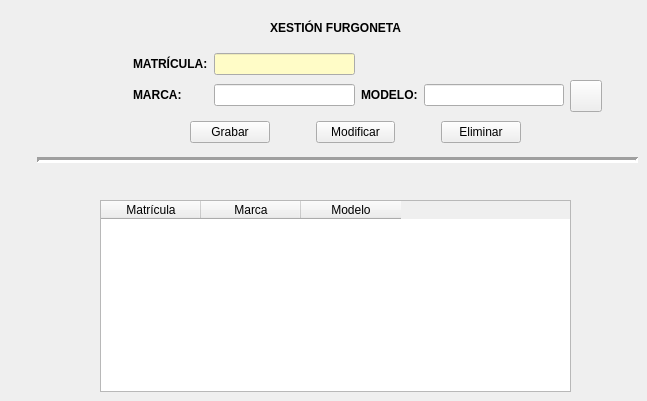
        <widget class="QWidget" name="furgonetas">
         <attribute name="title">
          <string>FURGONETAS</string>
         </attribute>
         <widget class="QLabel" name="lblXesFurgo_4">
          <property name="geometry">
           <rect>
            <x>270</x>
            <y>20</y>
            <width>131</width>
            <height>16</height>
           </rect>
          </property>
          <property name="font">
           <font>
            <weight>75</weight>
            <bold>true</bold>
           </font>
          </property>
          <property name="text">
           <string>XESTIÓN FURGONETAS</string>
          </property>
         </widget>
         <widget class="QWidget" name="layoutWidget_5">
          <property name="geometry">
           <rect>
            <x>133</x>
            <y>50</y>
            <width>431</width>
            <height>61</height>
           </rect>
          </property>
          <layout class="QGridLayout" name="gridLayout_10">
           <item row="0" column="1">
            <widget class="QLineEdit" name="txtMatricula">
             <property name="palette">
              <palette>
               <active>
                <colorrole role="Base">
                 <brush brushstyle="SolidPattern">
                  <color alpha="255">
                   <red>255</red>
                   <green>252</green>
                   <blue>199</blue>
                  </color>
                 </brush>
                </colorrole>
               </active>
               <inactive>
                <colorrole role="Base">
                 <brush brushstyle="SolidPattern">
                  <color alpha="255">
                   <red>255</red>
                   <green>252</green>
                   <blue>199</blue>
                  </color>
                 </brush>
                </colorrole>
               </inactive>
               <disabled>
                <colorrole role="Base">
                 <brush brushstyle="SolidPattern">
                  <color alpha="255">
                   <red>240</red>
                   <green>240</green>
                   <blue>240</blue>
                  </color>
                 </brush>
                </colorrole>
               </disabled>
              </palette>
             </property>
            </widget>
           </item>
           <item row="0" column="0">
            <widget class="QLabel" name="lblMatricula_5">
             <property name="font">
              <font>
               <weight>75</weight>
               <bold>true</bold>
              </font>
             </property>
             <property name="text">
              <string>MATRÍCULA:</string>
             </property>
            </widget>
           </item>
           <item row="1" column="1">
            <widget class="QLineEdit" name="txtMarca"/>
           </item>
           <item row="1" column="0">
            <widget class="QLabel" name="lblMarca_5">
             <property name="font">
              <font>
               <weight>75</weight>
               <bold>true</bold>
              </font>
             </property>
             <property name="text">
              <string>MARCA:</string>
             </property>
            </widget>
           </item>
           <item row="1" column="2">
            <widget class="QLabel" name="lblModelo_5">
             <property name="font">
              <font>
               <weight>75</weight>
               <bold>true</bold>
              </font>
             </property>
             <property name="text">
              <string>MODELO:</string>
             </property>
            </widget>
           </item>
           <item row="1" column="3">
            <widget class="QLineEdit" name="txtModelo"/>
           </item>
          </layout>
         </widget>
         <widget class="QTableWidget" name="tabFurgo">
          <property name="geometry">
           <rect>
            <x>100</x>
            <y>200</y>
            <width>471</width>
            <height>192</height>
           </rect>
          </property>
          <column>
           <property name="text">
            <string>Matrícula</string>
           </property>
          </column>
          <column>
           <property name="text">
            <string>Marca</string>
           </property>
          </column>
          <column>
           <property name="text">
            <string>Modelo</string>
           </property>
          </column>
         </widget>
         <widget class="Line" name="line_4">
          <property name="geometry">
           <rect>
            <x>37</x>
            <y>150</y>
            <width>601</width>
            <height>21</height>
           </rect>
          </property>
          <property name="lineWidth">
           <number>3</number>
          </property>
          <property name="orientation">
           <enum>Qt::Horizontal</enum>
          </property>
         </widget>
         <widget class="QWidget" name="layoutWidget_6">
          <property name="geometry">
           <rect>
            <x>190</x>
            <y>120</y>
            <width>331</width>
            <height>25</height>
           </rect>
          </property>
          <layout class="QGridLayout" name="gridLayout_11">
           <item row="0" column="0">
            <widget class="QPushButton" name="btnGrabar">
             <property name="text">
              <string>Grabar</string>
             </property>
            </widget>
           </item>
           <item row="0" column="4">
            <widget class="QPushButton" name="btnEliminar">
             <property name="text">
              <string>Eliminar</string>
             </property>
            </widget>
           </item>
           <item row="0" column="2">
            <widget class="QPushButton" name="btnModificar">
             <property name="text">
              <string>Modificar</string>
             </property>
            </widget>
           </item>
           <item row="0" column="1">
            <spacer name="horizontalSpacer_11">
             <property name="orientation">
              <enum>Qt::Horizontal</enum>
             </property>
             <property name="sizeType">
              <enum>QSizePolicy::Fixed</enum>
             </property>
             <property name="sizeHint" stdset="0">
              <size>
               <width>40</width>
               <height>20</height>
              </size>
             </property>
            </spacer>
           </item>
           <item row="0" column="3">
            <spacer name="horizontalSpacer_12">
             <property name="orientation">
              <enum>Qt::Horizontal</enum>
             </property>
             <property name="sizeType">
              <enum>QSizePolicy::Fixed</enum>
             </property>
             <property name="sizeHint" stdset="0">
              <size>
               <width>40</width>
               <height>20</height>
              </size>
             </property>
            </spacer>
           </item>
          </layout>
         </widget>
         <widget class="QPushButton" name="btnReload">
          <property name="geometry">
           <rect>
            <x>570</x>
            <y>80</y>
            <width>32</width>
            <height>32</height>
           </rect>
          </property>
          <property name="text">
           <string/>
          </property>
          <property name="icon">
           <iconset>
            <normaloff>../../.designer/backup/img/reload.png</normaloff>../../.designer/backup/img/reload.png</iconset>
          </property>
         </widget>
        </widget>
